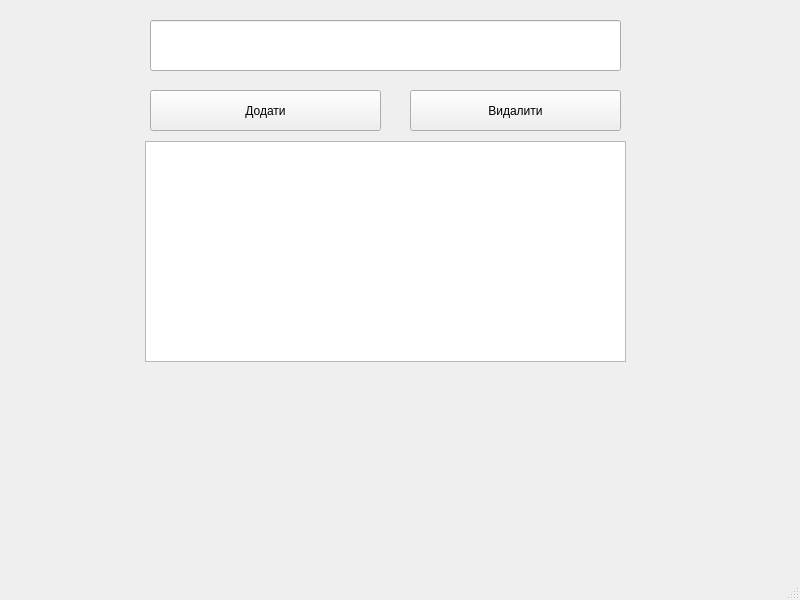
<?xml version="1.0" encoding="UTF-8"?>
<ui version="4.0">
 <class>MainWindow</class>
 <widget class="QMainWindow" name="MainWindow">
  <property name="geometry">
   <rect>
    <x>0</x>
    <y>0</y>
    <width>800</width>
    <height>600</height>
   </rect>
  </property>
  <property name="windowTitle">
   <string>MainWindow</string>
  </property>
  <widget class="QWidget" name="centralwidget">
   <widget class="QLineEdit" name="lineEdit">
    <property name="geometry">
     <rect>
      <x>150</x>
      <y>20</y>
      <width>471</width>
      <height>51</height>
     </rect>
    </property>
    <property name="alignment">
     <set>Qt::AlignmentFlag::AlignCenter</set>
    </property>
   </widget>
   <widget class="QPushButton" name="deleteButton">
    <property name="geometry">
     <rect>
      <x>410</x>
      <y>90</y>
      <width>211</width>
      <height>41</height>
     </rect>
    </property>
    <property name="text">
     <string>Видалити</string>
    </property>
   </widget>
   <widget class="QPushButton" name="addButton">
    <property name="geometry">
     <rect>
      <x>150</x>
      <y>90</y>
      <width>231</width>
      <height>41</height>
     </rect>
    </property>
    <property name="text">
     <string>Додати</string>
    </property>
   </widget>
   <widget class="QListWidget" name="listWidget">
    <property name="geometry">
     <rect>
      <x>145</x>
      <y>141</y>
      <width>481</width>
      <height>221</height>
     </rect>
    </property>
   </widget>
   <widget class="QLabel" name="label">
    <property name="geometry">
     <rect>
      <x>150</x>
      <y>370</y>
      <width>471</width>
      <height>21</height>
     </rect>
    </property>
    <property name="text">
     <string/>
    </property>
   </widget>
  </widget>
  <widget class="QMenuBar" name="menubar">
   <property name="geometry">
    <rect>
     <x>0</x>
     <y>0</y>
     <width>800</width>
     <height>21</height>
    </rect>
   </property>
  </widget>
  <widget class="QStatusBar" name="statusbar"/>
 </widget>
 <resources/>
 <connections/>
</ui>
